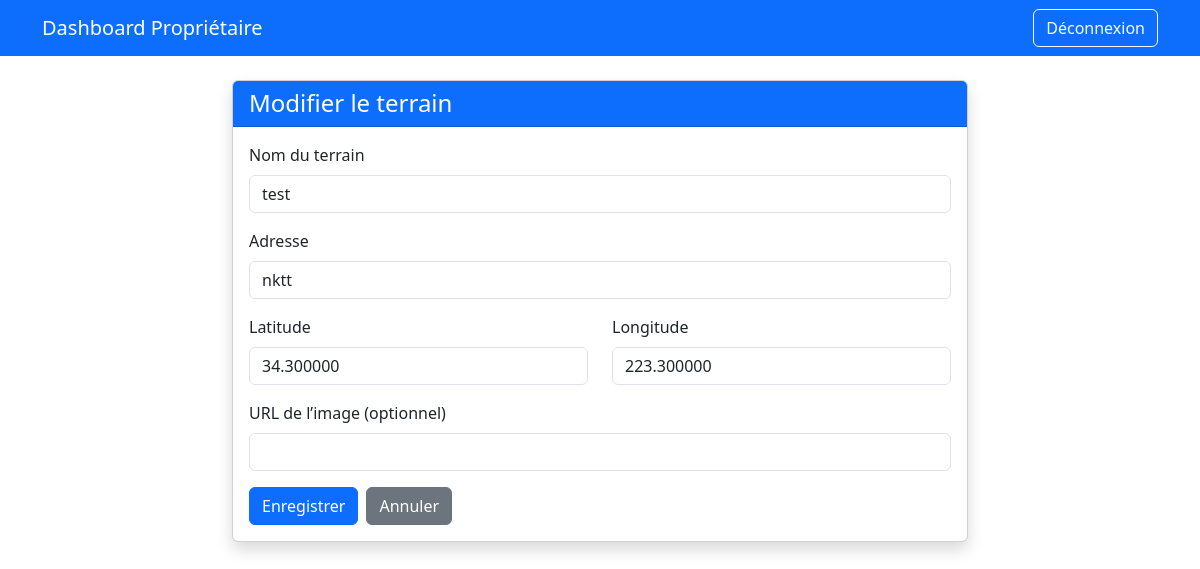
The app's page /owner/terrains/2/edit/ (signed in) with its own data.
### terrains/models.py (models this page shows, shortened)
class Terrain(models.Model):
    nom = models.CharField(max_length=100)
    adresse = models.CharField(max_length=255)
    latitude = models.DecimalField(max_digits=9, decimal_places=6)
    longitude = models.DecimalField(max_digits=9, decimal_places=6)
    proprietaire = models.ForeignKey(
        User,
        on_delete=models.CASCADE,
        limit_choices_to={'type_utilisateur': User.Type.PROPRIETAIRE}
    )
    image_url = models.URLField(blank=True)
    note_moyenne = models.FloatField(default=0.0)
    valide = models.BooleanField(default=False, verbose_name="Validé par l'admin")
    date_validation = models.DateTimeField(null=True, blank=True)

### owner/views.py (the view)
# urls.py: path('terrains/<int:pk>/edit/', views.terrain_update, name='terrain_edit'),
@login_required
def terrain_update(request, pk):
    terrain = get_object_or_404(Terrain, pk=pk, proprietaire=request.user)
    if request.method == 'POST':
        form = TerrainForm(request.POST, instance=terrain)
        if form.is_valid():
            form.save()
            messages.success(request, "Terrain mis à jour.")
            return redirect('owner:terrain_list')
    else:
        form = TerrainForm(instance=terrain)
    return render(request, 'owner/terrain_form.html', {'form': form, 'title': "Modifier le terrain"})

### owner/forms.py
class TerrainForm(forms.ModelForm):
    class Meta:
        model = Terrain
        fields = ['nom', 'adresse', 'latitude', 'longitude', 'image_url']
        widgets = {
            'nom': forms.TextInput(attrs={'class': 'form-control'}),
            'adresse': forms.TextInput(attrs={'class': 'form-control'}),
            'latitude': forms.NumberInput(attrs={'class': 'form-control', 'step': '0.000001'}),
            'longitude': forms.NumberInput(attrs={'class': 'form-control', 'step': '0.000001'}),
            'image_url': forms.URLInput(attrs={'class': 'form-control'}),
        }

### owner/templates/owner/terrain_form.html (shortened to what this page needs)
{% extends 'owner/base.html' %}
{% block content %}
<div class="row justify-content-center">
  <div class="col-md-8">
    <div class="card shadow">
      <div class="card-header bg-primary text-white">
        <h4 class="mb-0">{{ title }}</h4>
      </div>
      <div class="card-body">
        <form method="post">
          <div class="mb-3">
            <label for="{{ form.nom.id_for_label }}" class="form-label">Nom du terrain</label>
            {{ form.nom }}
          </div>
          <div class="mb-3">
            <label for="{{ form.adresse.id_for_label }}" class="form-label">Adresse</label>
            {{ form.adresse }}
          </div>
          <div class="row">
            <div class="col-md-6">
              <div class="mb-3">
                <label for="{{ form.latitude.id_for_label }}" class="form-label">Latitude</label>
                {{ form.latitude }}
              </div>
            </div>
            <div class="col-md-6">
              <div class="mb-3">
                <label for="{{ form.longitude.id_for_label }}" class="form-label">Longitude</label>
                {{ form.longitude }}
              </div>
            </div>
          </div>
          <div class="mb-3">
            <label for="{{ form.image_url.id_for_label }}" class="form-label">URL de l’image (optionnel)</label>
            {{ form.image_url }}
          </div>
          <div class="d-flex gap-2">
            <button type="submit" class="btn btn-primary">Enregistrer</button>
            <a href="{% url 'owner:terrain_list' %}" class="btn btn-secondary">Annuler</a>
          </div>
        </form>
      </div>
    </div>
  </div>
</div>
{% endblock %}

### records on screen
Terrain: nom "test", adresse "nktt", latitude "34.300000", longitude "223.300000"

### other values on screen
{{ title }} "Modifier le terrain"
